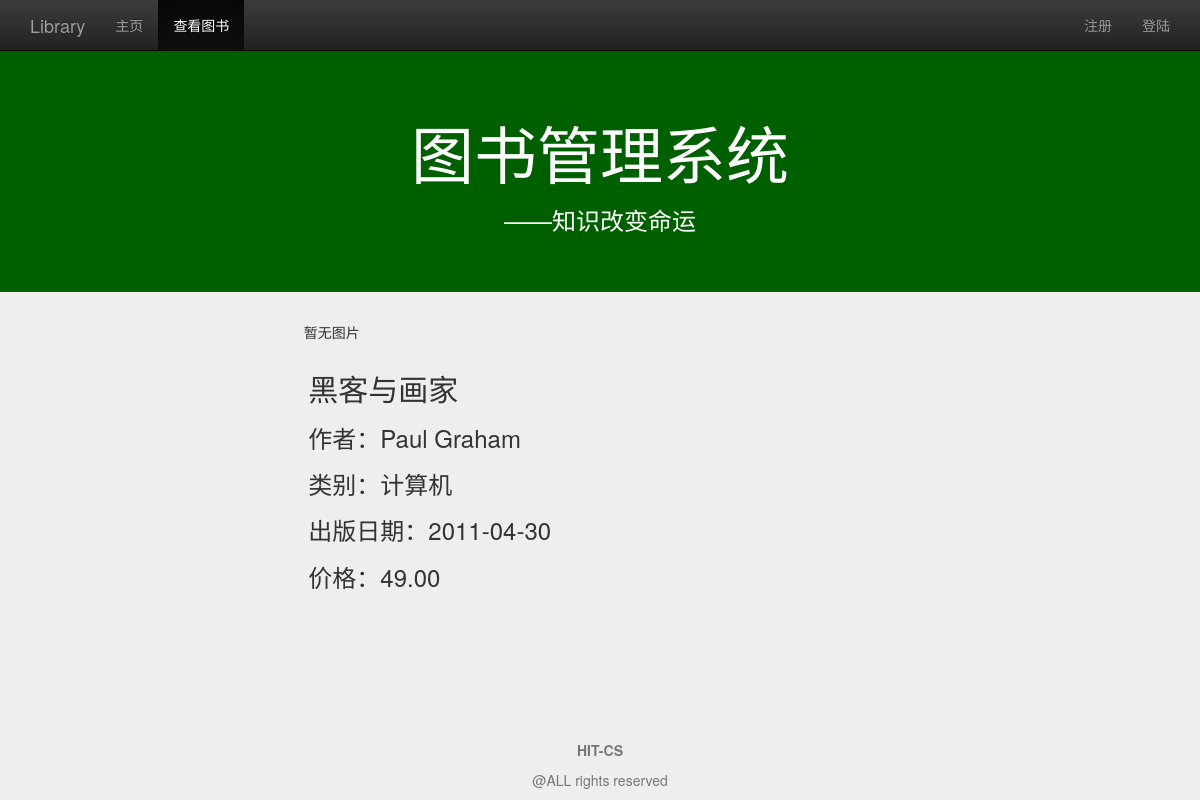
/detail/?id=2, run on the app's committed database.
### management/models.py (models this page shows, shortened)
class Book(models.Model):
    name=models.CharField(max_length=128)
    price=models.FloatField()
    author=models.CharField(max_length=128)
    publish_date=models.DateField()
    category=models.CharField(max_length=128)
    class META:
        ordering=['name']

### management/views.py (the view)
# urls.py: url(r'^detail/$',views.detail,name='detail'),
def detail(request):
    user=request.user if request.user.is_authenticated() else None
    book_id=request.GET.get('id','')
    if book_id=='':
        return HttpResponseRedirect(reverse('view_book_list'))
    try:
        book=Book.objects.get(pk=book_id)
    except Book.DoesNotExist:
        return HttpResponseRedirect(reverse('view_book_list'))
    content={
            'user':user,
            'active_menu':'view_book',
            'book':book,
            }
    return render(request,'management/detail.html',content)

### management/templates/management/detail.html (shortened to what this page needs)
{% extends "management/base.html" %}
{% load staticfiles %}
{% block content %}
<div class="container">
	<div class "row">
		<div class="col-md-10 col-md-offset-1">
			 <div class="col-md-5">
				{% if book.img_set.all %}
				<div id="carousel-generic" class="carousel slide" data-ride="carousel">
					<ol class="carousel-indicators">
						{% for img in book.img_set.all %}
						<li data-target="#carousel-generic" data-slide-to="{{ forloopcounter0 }}" {% if forloop.first %}class="active"{% endif %}></li>
						{% endfor %}
					</ol>
					<div class="carousel-inner" role="listbox">
						{% for img in book.img_set.all %}
						<div {% if forloop.first %}class="item active"{% else %}class="item"{% endif %}>
							<img class="img-rounded" src="{% url 'media' img.img %}">
						</div>
						{% endfor %}
					</div>
					<a class="left carousel-control" href="#carousel-generic" role="button" data-slide="prev">
						<span class="glyphicon glyphicon-chevron-left"></span></a>
					<a class="right carousel-control" href="#carousel-generic" role="button" data-slide="next">
						<span class="glyphicon glyphicon-chevron-right"></span></a>
				{% else %}
				<p class="text-center">暂无图片</p>
				{% endif %}
			</div>
			<div class="col-md-10 col-md-offset-2">
				<h2 >{{ book.name }}</h2>
				<h3>作者：{{ book.author }}</h3>
				<h3>类别：{{ book.category }}</h3>
				<h3>出版日期：{{ book.publish_date|date:"Y-m-d" }}</h3>
				<h3>价格：{{ book.price|floatformat:2 }}</h3>
			</div>
		</div>
	</div>
</div>
{% endblock %}

### static/management/css/base.css (style rules this page uses)
body { padding-top:50px; background-color:#eeeeee; }

### data on the page
Book: name "黑客与画家", author "Paul Graham", category "计算机", publish_date "2011-04-30", price "49.00"
